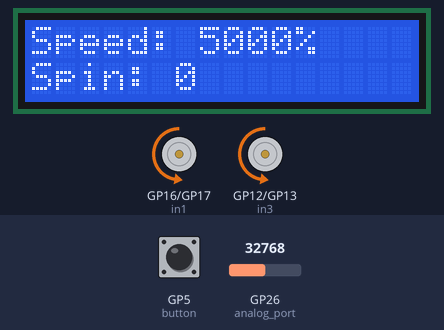
The program below on a simulated Raspberry Pi Pico running MicroPython. Shown: 16×2 character LCD, motor-driver pin pairs drawn as motors (green arrow = first pin HIGH = forward, orange = second pin HIGH = backward, longer = more drive, scaled by the enable pin). Inputs (shaded band) come from the test bench; at power-on: GP26 (analog_port) = 32768, GP5 (button) HIGH (analog values on the 0–65535 scale). Library files of the repository ran but are not shown: lcd_api.py, pico_i2c_lcd.py; what the program prints to the serial console is not drawn.

Above: at 1.2 s.
1.3 s: GP26 (analog_port) set to 45874
At 1.9 s:
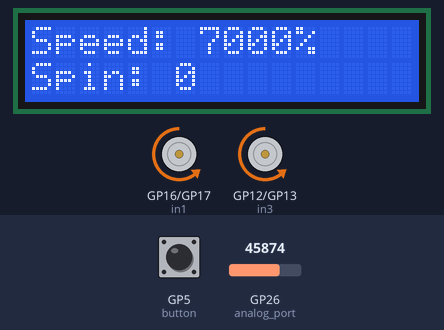
2.8 s: GP5 (button) pulled LOW for 0.25 s
At 4.1 s:
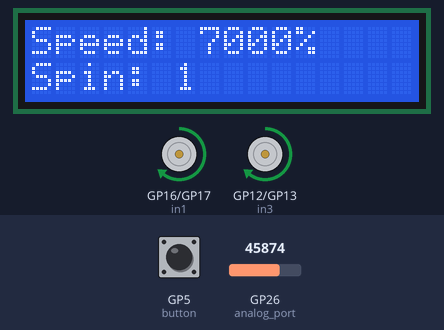
4.5 s: GP26 (analog_port) set to 57670
At 5.2 s:
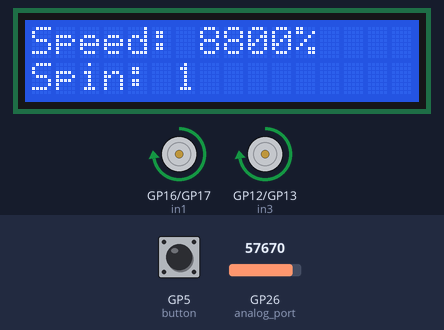
6.1 s: GP5 (button) pulled LOW for 1 s
At 7.5 s:
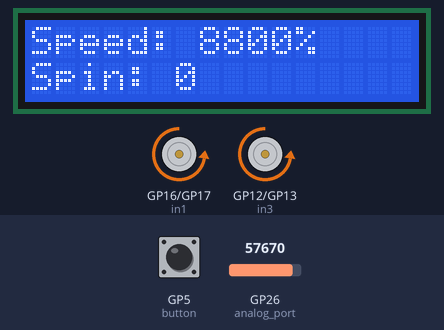
8.6 s: GP26 (analog_port) set to 7864
At 9.4 s:
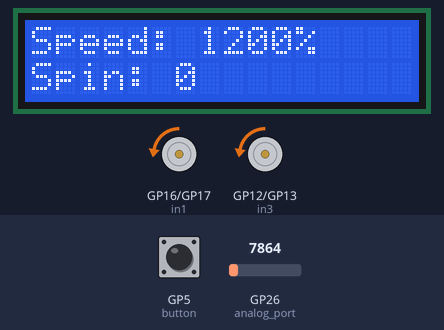
10.3 s: GP5 (button) pulled LOW for 0.25 s
At 11.8 s:
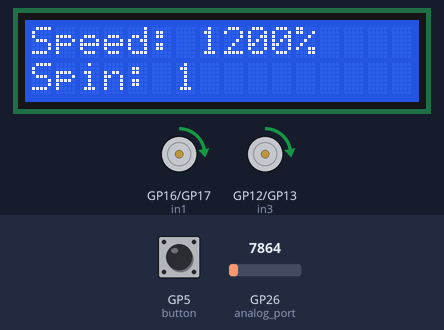
Timing chart, 0 to 13.0 s (numbered marks = the images above; inputs shaded):
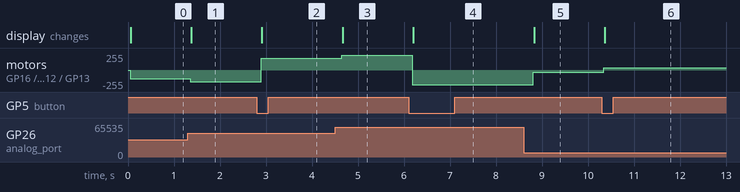

The program:

comsol_dcmotor.py
```python
import machine
from time import sleep
from picozero import Button
from machine import Pin, I2C
from lcd_api import LcdApi
from pico_i2c_lcd import I2cLcd

#Declaring parameters to display on LCD
I2C_ADDR = 0x27
I2C_NUM_ROWS = 2
I2C_NUM_COLS = 16
i2c = I2C(0, sda=machine.Pin(0), scl=machine.Pin(1), freq=400000) #Using GPIO 0 and 1 for sda and scl respectively
lcd = I2cLcd(i2c, I2C_ADDR, I2C_NUM_ROWS, I2C_NUM_COLS)


#Algorithm to latch a state from button #######
state = 0
button = Button(5) #connecting to GPIO 5

def switch():
    global state
    state = 1-state
    return state
####################################

# Set the GPIO outputs (PICO view)
enb = machine.Pin(14, machine.Pin.OUT)
in3 = machine.Pin(12, machine.Pin.OUT)
in4 = machine.Pin(13, machine.Pin.OUT)

ena = machine.Pin(15, machine.Pin.OUT)
in1 = machine.Pin(16, machine.Pin.OUT)
in2 = machine.Pin(17, machine.Pin.OUT)

#Analog port for Potetiometer
analog_port = machine.ADC(26) #ADC GPIO 26

while True:
    button.when_pressed = switch  #latch direction of motor
    print(state)
    value = analog_port.read_u16()  #speed variable
    print(value)
# Set the PWM frequency and the GPIO port
    pwm_freq = 1000
    pwma = machine.PWM(ena)
    pwma.freq(pwm_freq)

    pwmb = machine.PWM(enb)
    pwmb.freq(pwm_freq)

# Set the direction and speed
#motor 1
    in1.value(state)
    in2.value(1-state)
    pwma.duty_u16(value)
#motor 2
    in3.value(state)
    in4.value(1-state)
    pwmb.duty_u16(value)
#LCD display
    lcd.backlight_on()
    lcd.putstr(f'Speed: {value/65535*100:.0%}')
    lcd.move_to(0,1)
    lcd.putstr(f'Spin: {state}')
    lcd.move_to(0,0)
    # Wait for 0.2 seconds
    sleep(0.2)
```

Measured:
- after the input at 1.3 s, motor on GP16 (in1) / GP17 (in2), motor on GP12 (in3) / GP13 (in4): backward 128/255 → backward 178/255 after 0.06 s; the display: changes after 0.08 s (image 1)
- after the input at 2.8 s, motor on GP16 (in1) / GP17 (in2), motor on GP12 (in3) / GP13 (in4): backward 178/255 → forward 178/255 after 0.09 s; the display: changes after 0.11 s (image 2)
- after the input at 4.5 s, motor on GP16 (in1) / GP17 (in2), motor on GP12 (in3) / GP13 (in4): forward 178/255 → forward 224/255 after 0.14 s; the display: changes after 0.16 s (image 3)
- after the input at 6.1 s, motor on GP16 (in1) / GP17 (in2), motor on GP12 (in3) / GP13 (in4): forward 224/255 → backward 224/255 after 0.08 s; the display: changes after 0.10 s (image 4)
- after the input at 8.6 s, motor on GP16 (in1) / GP17 (in2), motor on GP12 (in3) / GP13 (in4): backward 224/255 → backward 31/255 after 0.21 s; the display: changes after 0.23 s (image 5)
- after the input at 10.3 s, motor on GP16 (in1) / GP17 (in2), motor on GP12 (in3) / GP13 (in4): backward 31/255 → forward 31/255 at once; the display: changes after 0.06 s (image 6)
